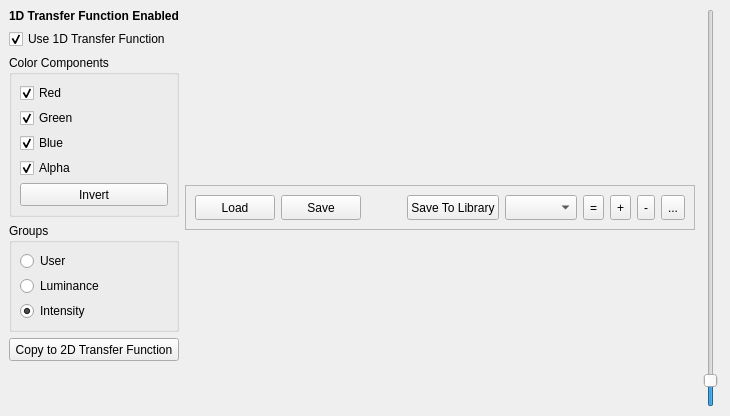
  <widget class="QDockWidget" name="dockWidget_1DTrans">
   <property name="windowTitle">
    <string>1D Transfer Function Editor</string>
   </property>
   <attribute name="dockWidgetArea">
    <number>8</number>
   </attribute>
   <widget class="QWidget" name="dockWidgetContents_6">
    <layout class="QHBoxLayout" name="horizontalLayout_13">
     <item>
      <widget class="QFrame" name="frame_9">
       <property name="sizePolicy">
        <sizepolicy hsizetype="Fixed" vsizetype="Preferred">
         <horstretch>0</horstretch>
         <verstretch>0</verstretch>
        </sizepolicy>
       </property>
       <property name="frameShape">
        <enum>QFrame::NoFrame</enum>
       </property>
       <property name="frameShadow">
        <enum>QFrame::Plain</enum>
       </property>
       <property name="lineWidth">
        <number>0</number>
       </property>
       <layout class="QGridLayout" name="gridLayout_9">
        <property name="leftMargin">
         <number>0</number>
        </property>
        <property name="topMargin">
         <number>0</number>
        </property>
        <property name="rightMargin">
         <number>0</number>
        </property>
        <property name="bottomMargin">
         <number>6</number>
        </property>
        <item row="1" column="0">
         <widget class="QCheckBox" name="checkBox_Use1DTrans">
          <property name="enabled">
           <bool>true</bool>
          </property>
          <property name="minimumSize">
           <size>
            <width>146</width>
            <height>18</height>
           </size>
          </property>
          <property name="text">
           <string>Use 1D Transfer Function</string>
          </property>
          <property name="checked">
           <bool>true</bool>
          </property>
         </widget>
        </item>
        <item row="4" column="0">
         <widget class="QFrame" name="frame_1DTransEdit">
          <property name="frameShape">
           <enum>QFrame::NoFrame</enum>
          </property>
          <property name="frameShadow">
           <enum>QFrame::Plain</enum>
          </property>
          <property name="lineWidth">
           <number>0</number>
          </property>
          <layout class="QVBoxLayout" name="verticalLayout_23">
           <property name="leftMargin">
            <number>0</number>
           </property>
           <property name="topMargin">
            <number>0</number>
           </property>
           <property name="rightMargin">
            <number>0</number>
           </property>
           <property name="bottomMargin">
            <number>0</number>
           </property>
           <item>
            <widget class="QGroupBox" name="groupBox_6">
             <property name="title">
              <string>Color Components</string>
             </property>
             <layout class="QVBoxLayout" name="verticalLayout_8">
              <property name="spacing">
               <number>5</number>
              </property>
              <property name="leftMargin">
               <number>8</number>
              </property>
              <property name="topMargin">
               <number>8</number>
              </property>
              <property name="rightMargin">
               <number>8</number>
              </property>
              <property name="bottomMargin">
               <number>8</number>
              </property>
              <item>
               <widget class="QCheckBox" name="checkBox_Red">
                <property name="minimumSize">
                 <size>
                  <width>0</width>
                  <height>18</height>
                 </size>
                </property>
                <property name="text">
                 <string>Red</string>
                </property>
                <property name="checked">
                 <bool>true</bool>
                </property>
               </widget>
              </item>
              <item>
               <widget class="QCheckBox" name="checkBox_Green">
                <property name="minimumSize">
                 <size>
                  <width>0</width>
                  <height>18</height>
                 </size>
                </property>
                <property name="text">
                 <string>Green</string>
                </property>
                <property name="checked">
                 <bool>true</bool>
                </property>
               </widget>
              </item>
              <item>
               <widget class="QCheckBox" name="checkBox_Blue">
                <property name="minimumSize">
                 <size>
                  <width>0</width>
                  <height>18</height>
                 </size>
                </property>
                <property name="text">
                 <string>Blue</string>
                </property>
                <property name="checked">
                 <bool>true</bool>
                </property>
               </widget>
              </item>
              <item>
               <widget class="QCheckBox" name="checkBox_Alpha">
                <property name="minimumSize">
                 <size>
                  <width>0</width>
                  <height>18</height>
                 </size>
                </property>
                <property name="text">
                 <string>Alpha</string>
                </property>
                <property name="checked">
                 <bool>true</bool>
                </property>
               </widget>
              </item>
              <item>
               <widget class="QPushButton" name="pushButton_invert1DTransComp">
                <property name="minimumSize">
                 <size>
                  <width>0</width>
                  <height>23</height>
                 </size>
                </property>
                <property name="text">
                 <string>Invert</string>
                </property>
               </widget>
              </item>
             </layout>
            </widget>
           </item>
           <item>
            <widget class="QGroupBox" name="groupBox_7">
             <property name="title">
              <string>Groups</string>
             </property>
             <layout class="QVBoxLayout" name="verticalLayout_9">
              <property name="spacing">
               <number>5</number>
              </property>
              <property name="leftMargin">
               <number>8</number>
              </property>
              <property name="topMargin">
               <number>8</number>
              </property>
              <property name="rightMargin">
               <number>8</number>
              </property>
              <property name="bottomMargin">
               <number>8</number>
              </property>
              <item>
               <widget class="QRadioButton" name="radioButton_User">
                <property name="minimumSize">
                 <size>
                  <width>0</width>
                  <height>18</height>
                 </size>
                </property>
                <property name="text">
                 <string>User</string>
                </property>
                <property name="checked">
                 <bool>false</bool>
                </property>
               </widget>
              </item>
              <item>
               <widget class="QRadioButton" name="radioButton_Luminance">
                <property name="minimumSize">
                 <size>
                  <width>0</width>
                  <height>18</height>
                 </size>
                </property>
                <property name="text">
                 <string>Luminance</string>
                </property>
                <property name="checked">
                 <bool>false</bool>
                </property>
               </widget>
              </item>
              <item>
               <widget class="QRadioButton" name="radioButton_Intensity">
                <property name="minimumSize">
                 <size>
                  <width>0</width>
                  <height>18</height>
                 </size>
                </property>
                <property name="text">
                 <string>Intensity</string>
                </property>
                <property name="checked">
                 <bool>true</bool>
                </property>
               </widget>
              </item>
             </layout>
            </widget>
           </item>
           <item>
            <widget class="QPushButton" name="pushButton_CopyTo2D">
             <property name="minimumSize">
              <size>
               <width>0</width>
               <height>23</height>
              </size>
             </property>
             <property name="text">
              <string>Copy to 2D Transfer Function</string>
             </property>
            </widget>
           </item>
          </layout>
         </widget>
        </item>
        <item row="0" column="0">
         <widget class="QLabel" name="label_1DIndicator">
          <property name="sizePolicy">
           <sizepolicy hsizetype="Minimum" vsizetype="Minimum">
            <horstretch>0</horstretch>
            <verstretch>0</verstretch>
           </sizepolicy>
          </property>
          <property name="font">
           <font>
            <weight>75</weight>
            <bold>true</bold>
           </font>
          </property>
          <property name="text">
           <string>1D Transfer Function Enabled</string>
          </property>
         </widget>
        </item>
        <item row="7" column="0">
         <spacer name="verticalSpacer_16">
          <property name="orientation">
           <enum>Qt::Vertical</enum>
          </property>
          <property name="sizeHint" stdset="0">
           <size>
            <width>20</width>
            <height>40</height>
           </size>
          </property>
         </spacer>
        </item>
       </layout>
      </widget>
     </item>
     <item>
      <widget class="QFrame" name="frame_1DTrans">
       <property name="sizePolicy">
        <sizepolicy hsizetype="Expanding" vsizetype="Expanding">
         <horstretch>0</horstretch>
         <verstretch>0</verstretch>
        </sizepolicy>
       </property>
       <property name="minimumSize">
        <size>
         <width>200</width>
         <height>20</height>
        </size>
       </property>
       <property name="frameShape">
        <enum>QFrame::NoFrame</enum>
       </property>
       <property name="frameShadow">
        <enum>QFrame::Plain</enum>
       </property>
       <property name="lineWidth">
        <number>0</number>
       </property>
       <layout class="QVBoxLayout" name="verticalLayout_1DTrans">
        <property name="spacing">
         <number>0</number>
        </property>
        <property name="leftMargin">
         <number>0</number>
        </property>
        <property name="topMargin">
         <number>0</number>
        </property>
        <property name="rightMargin">
         <number>0</number>
        </property>
        <property name="bottomMargin">
         <number>0</number>
        </property>
        <item>
         <widget class="QFrame" name="frame_LoadSave1DTF">
          <property name="sizePolicy">
           <sizepolicy hsizetype="Preferred" vsizetype="Fixed">
            <horstretch>0</horstretch>
            <verstretch>0</verstretch>
           </sizepolicy>
          </property>
          <property name="frameShape">
           <enum>QFrame::StyledPanel</enum>
          </property>
          <property name="frameShadow">
           <enum>QFrame::Raised</enum>
          </property>
          <layout class="QHBoxLayout" name="horizontalLayout_36">
           <item>
            <widget class="QPushButton" name="pushButton_Load1DTrans">
             <property name="minimumSize">
              <size>
               <width>0</width>
               <height>25</height>
              </size>
             </property>
             <property name="text">
              <string>Load</string>
             </property>
            </widget>
           </item>
           <item>
            <widget class="QPushButton" name="pushButton_Save1DTrans">
             <property name="minimumSize">
              <size>
               <width>0</width>
               <height>25</height>
              </size>
             </property>
             <property name="text">
              <string>Save</string>
             </property>
            </widget>
           </item>
           <item>
            <spacer name="horizontalSpacer_9">
             <property name="orientation">
              <enum>Qt::Horizontal</enum>
             </property>
             <property name="sizeHint" stdset="0">
              <size>
               <width>40</width>
               <height>20</height>
              </size>
             </property>
            </spacer>
           </item>
           <item>
            <widget class="QPushButton" name="pushButton_11">
             <property name="minimumSize">
              <size>
               <width>0</width>
               <height>25</height>
              </size>
             </property>
             <property name="text">
              <string>Save To Library</string>
             </property>
            </widget>
           </item>
           <item>
            <widget class="QComboBox" name="comboBox_1DTFLib">
             <property name="minimumSize">
              <size>
               <width>0</width>
               <height>25</height>
              </size>
             </property>
            </widget>
           </item>
           <item>
            <widget class="QToolButton" name="toolButton_1DTF_LibSet">
             <property name="minimumSize">
              <size>
               <width>0</width>
               <height>25</height>
              </size>
             </property>
             <property name="text">
              <string>=</string>
             </property>
            </widget>
           </item>
           <item>
            <widget class="QToolButton" name="toolButton_1DTF_LibAdd">
             <property name="minimumSize">
              <size>
               <width>0</width>
               <height>25</height>
              </size>
             </property>
             <property name="text">
              <string>+</string>
             </property>
            </widget>
           </item>
           <item>
            <widget class="QToolButton" name="toolButton_1DTF_LibSub">
             <property name="minimumSize">
              <size>
               <width>0</width>
               <height>25</height>
              </size>
             </property>
             <property name="text">
              <string>-</string>
             </property>
            </widget>
           </item>
           <item>
            <widget class="QToolButton" name="toolButton_LibLocation">
             <property name="minimumSize">
              <size>
               <width>0</width>
               <height>25</height>
              </size>
             </property>
             <property name="toolTip">
              <string>Select Transfer Function Libary Location</string>
             </property>
             <property name="statusTip">
              <string>Select Transfer Function Libary Location</string>
             </property>
             <property name="text">
              <string>...</string>
             </property>
            </widget>
           </item>
          </layout>
         </widget>
        </item>
       </layout>
      </widget>
     </item>
     <item>
      <widget class="QSlider" name="verticalSlider_1DTransHistScale">
       <property name="minimumSize">
        <size>
         <width>20</width>
         <height>0</height>
        </size>
       </property>
       <property name="maximumSize">
        <size>
         <width>20</width>
         <height>16777215</height>
        </size>
       </property>
       <property name="maximum">
        <number>2000</number>
       </property>
       <property name="value">
        <number>100</number>
       </property>
       <property name="orientation">
        <enum>Qt::Vertical</enum>
       </property>
      </widget>
     </item>
    </layout>
   </widget>
  </widget>
